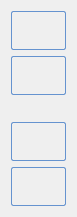
<?xml version="1.0" encoding="UTF-8"?>
<ui version="4.0">
 <class>CurrentButtonOne</class>
 <widget class="QWidget" name="CurrentButtonOne">
  <property name="geometry">
   <rect>
    <x>0</x>
    <y>0</y>
    <width>72</width>
    <height>217</height>
   </rect>
  </property>
  <property name="windowTitle">
   <string>Form</string>
  </property>
  <layout class="QVBoxLayout" name="verticalLayout_4">
   <item>
    <layout class="QVBoxLayout" name="verticalLayout_3">
     <item>
      <layout class="QVBoxLayout" name="verticalLayout">
       <item>
        <widget class="QPushButton" name="pushButton_moreHigh">
         <property name="styleSheet">
          <string notr="true">QPushButton:hover{
        background: qlineargradient(x1 : 0, y1 : 0, x2 : 0, y2 :   1, stop :   0.0 #ffd9aa,
                stop :   0.5 #ffbb6e, stop :   0.55 #feae42, stop :   1.0 #fedb74);
}

QPushButton {
        border: 1px solid #6593cf;
        border-radius: 2px;
        padding: 5px 5px 2px 5px;
        background: qlineargradient(x1 : 0, y1 : 0, x2 : 0, y2 :   1, stop :   0.0 #f5f9ff,
                stop :   0.5 #c7dfff, stop :   0.55 #afd2ff, stop :   1.0 #c0dbff);
        color: #0000;
        font:  large &quot;Arial&quot;;
		font-size: 16px;
        height: 30px;
}



QPushButton:pressed {
        background: qlineargradient(x1 : 0, y1 : 0, x2 : 0, y2 :   1, stop :   0.0 #c0dbff,
        stop :   0.5 #cfd26f, stop :   0.55 #c7df6f, stop :   1.0 #f5f9ff);
        padding-top: 2px;
        padding-left: 3px;

}
QPushButton:on {
        background: qlineargradient(x1 : 0, y1 : 0, x2 : 0, y2 :   1, stop :   0.0 #5AA72D,
        stop :   0.5 #B3E296, stop :   0.55 #B3E296, stop :   1.0 #f5f9ff);
        padding-top: 2px;
        padding-left: 3px;
}

QPushButton:disabled {
        background: transparent #e5e9ee;
        padding-top: 2px;        
        padding-left: 3px;
        color: black;
}</string>
         </property>
         <property name="text">
          <string/>
         </property>
         <property name="icon">
          <iconset resource="resources.qrc">
           <normaloff>:/resources/icons8-double-up-96.png</normaloff>:/resources/icons8-double-up-96.png</iconset>
         </property>
        </widget>
       </item>
       <item>
        <widget class="QPushButton" name="pushButton_high">
         <property name="styleSheet">
          <string notr="true">QPushButton:hover{
        background: qlineargradient(x1 : 0, y1 : 0, x2 : 0, y2 :   1, stop :   0.0 #ffd9aa,
                stop :   0.5 #ffbb6e, stop :   0.55 #feae42, stop :   1.0 #fedb74);
}

QPushButton {
        border: 1px solid #6593cf;
        border-radius: 2px;
        padding: 5px 5px 2px 5px;
        background: qlineargradient(x1 : 0, y1 : 0, x2 : 0, y2 :   1, stop :   0.0 #f5f9ff,
                stop :   0.5 #c7dfff, stop :   0.55 #afd2ff, stop :   1.0 #c0dbff);
        color: #0000;
        font:  large &quot;Arial&quot;;
		font-size: 16px;
        height: 30px;
}



QPushButton:pressed {
        background: qlineargradient(x1 : 0, y1 : 0, x2 : 0, y2 :   1, stop :   0.0 #c0dbff,
        stop :   0.5 #cfd26f, stop :   0.55 #c7df6f, stop :   1.0 #f5f9ff);
        padding-top: 2px;
        padding-left: 3px;

}
QPushButton:on {
        background: qlineargradient(x1 : 0, y1 : 0, x2 : 0, y2 :   1, stop :   0.0 #5AA72D,
        stop :   0.5 #B3E296, stop :   0.55 #B3E296, stop :   1.0 #f5f9ff);
        padding-top: 2px;
        padding-left: 3px;
}

QPushButton:disabled {
        background: transparent #e5e9ee;
        padding-top: 2px;        
        padding-left: 3px;
        color: black;
}</string>
         </property>
         <property name="text">
          <string/>
         </property>
         <property name="icon">
          <iconset resource="resources.qrc">
           <normaloff>:/resources/icons8-chevron-up-100.png</normaloff>:/resources/icons8-chevron-up-100.png</iconset>
         </property>
        </widget>
       </item>
      </layout>
     </item>
     <item>
      <widget class="QLabel" name="label_currentValue">
       <property name="font">
        <font>
         <family>MS Shell Dlg 2</family>
         <pointsize>6</pointsize>
         <weight>75</weight>
         <bold>true</bold>
        </font>
       </property>
       <property name="text">
        <string/>
       </property>
      </widget>
     </item>
     <item>
      <layout class="QVBoxLayout" name="verticalLayout_2">
       <item>
        <widget class="QPushButton" name="pushButton_low">
         <property name="styleSheet">
          <string notr="true">QPushButton:hover{
        background: qlineargradient(x1 : 0, y1 : 0, x2 : 0, y2 :   1, stop :   0.0 #ffd9aa,
                stop :   0.5 #ffbb6e, stop :   0.55 #feae42, stop :   1.0 #fedb74);
}

QPushButton {
        border: 1px solid #6593cf;
        border-radius: 2px;
        padding: 5px 5px 2px 5px;
        background: qlineargradient(x1 : 0, y1 : 0, x2 : 0, y2 :   1, stop :   0.0 #f5f9ff,
                stop :   0.5 #c7dfff, stop :   0.55 #afd2ff, stop :   1.0 #c0dbff);
        color: #0000;
        font:  large &quot;Arial&quot;;
		font-size: 16px;
        height: 30px;
}



QPushButton:pressed {
        background: qlineargradient(x1 : 0, y1 : 0, x2 : 0, y2 :   1, stop :   0.0 #c0dbff,
        stop :   0.5 #cfd26f, stop :   0.55 #c7df6f, stop :   1.0 #f5f9ff);
        padding-top: 2px;
        padding-left: 3px;

}
QPushButton:on {
        background: qlineargradient(x1 : 0, y1 : 0, x2 : 0, y2 :   1, stop :   0.0 #5AA72D,
        stop :   0.5 #B3E296, stop :   0.55 #B3E296, stop :   1.0 #f5f9ff);
        padding-top: 2px;
        padding-left: 3px;
}

QPushButton:disabled {
        background: transparent #e5e9ee;
        padding-top: 2px;        
        padding-left: 3px;
        color: black;
}</string>
         </property>
         <property name="text">
          <string/>
         </property>
         <property name="icon">
          <iconset resource="resources.qrc">
           <normaloff>:/resources/icons8-chevron-down-100.png</normaloff>:/resources/icons8-chevron-down-100.png</iconset>
         </property>
        </widget>
       </item>
       <item>
        <widget class="QPushButton" name="pushButton_moreLow">
         <property name="styleSheet">
          <string notr="true">QPushButton:hover{
        background: qlineargradient(x1 : 0, y1 : 0, x2 : 0, y2 :   1, stop :   0.0 #ffd9aa,
                stop :   0.5 #ffbb6e, stop :   0.55 #feae42, stop :   1.0 #fedb74);
}

QPushButton {
        border: 1px solid #6593cf;
        border-radius: 2px;
        padding: 5px 5px 2px 5px;
        background: qlineargradient(x1 : 0, y1 : 0, x2 : 0, y2 :   1, stop :   0.0 #f5f9ff,
                stop :   0.5 #c7dfff, stop :   0.55 #afd2ff, stop :   1.0 #c0dbff);
        color: #0000;
        font:  large &quot;Arial&quot;;
		font-size: 16px;
        height: 30px;
}



QPushButton:pressed {
        background: qlineargradient(x1 : 0, y1 : 0, x2 : 0, y2 :   1, stop :   0.0 #c0dbff,
        stop :   0.5 #cfd26f, stop :   0.55 #c7df6f, stop :   1.0 #f5f9ff);
        padding-top: 2px;
        padding-left: 3px;

}
QPushButton:on {
        background: qlineargradient(x1 : 0, y1 : 0, x2 : 0, y2 :   1, stop :   0.0 #5AA72D,
        stop :   0.5 #B3E296, stop :   0.55 #B3E296, stop :   1.0 #f5f9ff);
        padding-top: 2px;
        padding-left: 3px;
}

QPushButton:disabled {
        background: transparent #e5e9ee;
        padding-top: 2px;        
        padding-left: 3px;
        color: black;
}</string>
         </property>
         <property name="text">
          <string/>
         </property>
         <property name="icon">
          <iconset resource="resources.qrc">
           <normaloff>:/resources/icons8-double-down-96.png</normaloff>:/resources/icons8-double-down-96.png</iconset>
         </property>
        </widget>
       </item>
      </layout>
     </item>
    </layout>
   </item>
  </layout>
 </widget>
 <resources>
  <include location="resources.qrc"/>
 </resources>
 <connections/>
</ui>
